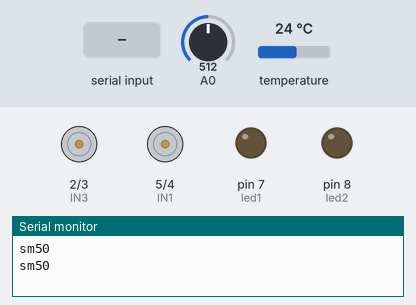
The sketch below on a simulated Arduino Uno, built with avr-gcc and run on an emulated ATmega328P. On the bench: motor-driver pin pairs drawn as motors (green arrow = first pin HIGH = forward, orange = second pin HIGH = backward, longer = more drive), output pins drawn as LEDs (lit = HIGH), the last lines printed to the serial monitor. The test bench sets the inputs (shaded band); at power-on: A0 = 512, temperature 24 °C.

Above: at 2.2 s.
2.3 s: "a" received over Serial
At 2.8 s:
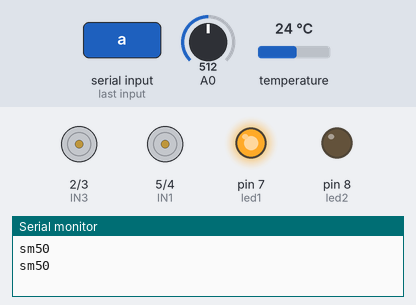
3.8 s: "g" received over Serial
At 5.0 s:
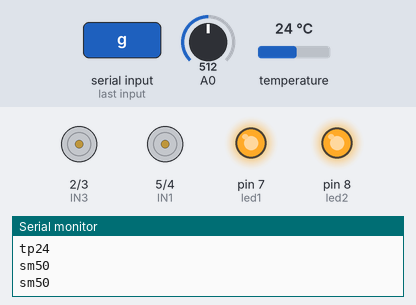
5.3 s: "b" received over Serial
At 6.6 s:
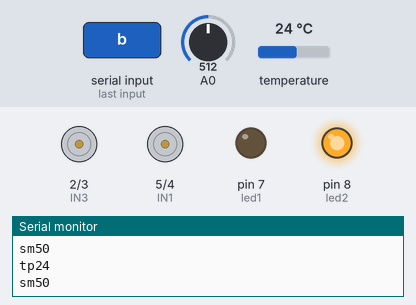
7.2 s: "c" received over Serial
At 7.8 s:
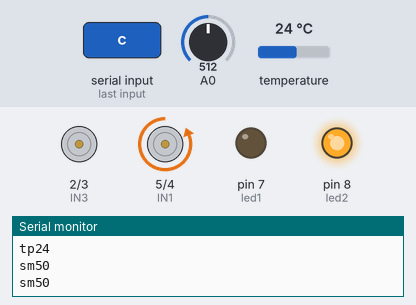
11.7 s: "d" received over Serial
At 12.4 s:
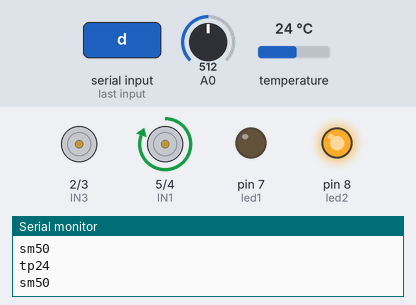
16.2 s: "e" received over Serial
At 17.0 s:
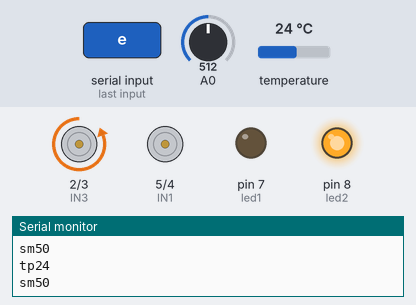
Timing chart, 0 to 20.7 s (numbered marks = the images above; inputs shaded):
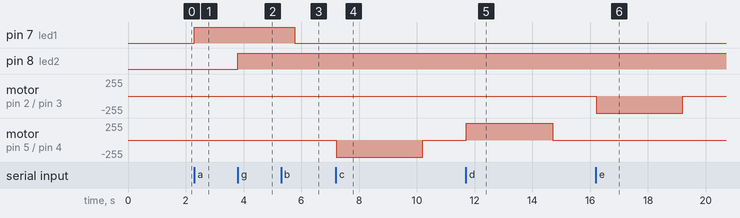

Measured:
- after the input at 2.3 s, pin 7 (led1): LOW → HIGH at once
- after the input at 3.8 s, pin 8 (led2): LOW → HIGH at once
- after the input at 5.3 s, pin 7 (led1): HIGH → LOW after 0.47 s
- after the input at 7.2 s, motor on pin 5 (IN1) / pin 4 (IN2): stopped → backward 255/255 at once, → stopped 3.0 s later
- after the input at 11.7 s, motor on pin 5 (IN1) / pin 4 (IN2): stopped → forward 255/255 at once, → stopped 3.0 s later
- after the input at 16.2 s, motor on pin 2 (IN3) / pin 3 (IN4): stopped → backward 255/255 at once, → stopped 3.0 s later

The sketch:

EasyCozyHome.ino
```cpp
#include <OneWire.h>
#include <DallasTemperature.h>
#define ONE_WIRE_BUS 11
OneWire oneWire(ONE_WIRE_BUS);
DallasTemperature sensors(&oneWire);

int Tint;
int aval_soil,soil;
char key = 'b';
int led1 = 7;
int led2 = 8;
int IN1 = 5;
int IN2 = 4;
int IN3 = 2;
int IN4 = 3;

long now1,last1;
long now2,last2;

void setup()
{
    Serial.begin(9600);
    sensors.begin();
    pinMode(led1,OUTPUT);
    pinMode(led2,OUTPUT);
    pinMode(IN1,OUTPUT);
    pinMode(IN2,OUTPUT);
    pinMode(IN3,OUTPUT);
    pinMode(IN4,OUTPUT);
    delay(1000);
}
void loop()
{
      if(Serial.available())
            key = Serial.read();
      else
            key = 'z';
      //******************************
      if (key == 'a')
            digitalWrite(led1,HIGH);
      if (key == 'b')
            digitalWrite(led1,LOW);
      if (key == 'g')
            digitalWrite(led2,HIGH);
      if (key == 'h')
            digitalWrite(led2,LOW);
      //******************************
      if (key == 'c')
      {
            digitalWrite(IN1,LOW);
            digitalWrite(IN2,HIGH);
            delay(3000);
            digitalWrite(IN1,LOW);
            digitalWrite(IN2,LOW);
      }
      if (key == 'd')
      {
            digitalWrite(IN1,HIGH);
            digitalWrite(IN2,LOW);
            delay(3000);
            digitalWrite(IN1,LOW);
            digitalWrite(IN2,LOW);
      }
      if (key == 'e')
      {
            digitalWrite(IN3,LOW);
            digitalWrite(IN4,HIGH);
            delay(3000);
            digitalWrite(IN3,LOW);
            digitalWrite(IN4,LOW);
      }
      if (key == 'f')
      {
            digitalWrite(IN3,HIGH);
            digitalWrite(IN4,LOW);
            delay(3000);
            digitalWrite(IN3,LOW);
            digitalWrite(IN4,LOW);
      }
      //******************************
      now1 = millis();
      if((now1-last1) > 2500)
      {
        sensors.requestTemperatures();
        Tint = sensors.getTempCByIndex(0);
        if ((Tint > 0) && (Tint < 50))
        {
              Serial.print("tp");
              Serial.println(Tint);
        }
        last1=now1;
      }
      //******************************
      now2 = millis();
      if((now2-last2) > 1000)
      {
        aval_soil = analogRead(A0);
        soil = map(aval_soil,0,1023,100,0);
        Serial.print("sm");
        Serial.println(soil);
        last2=now2;
      }
      //******************************
}
```
